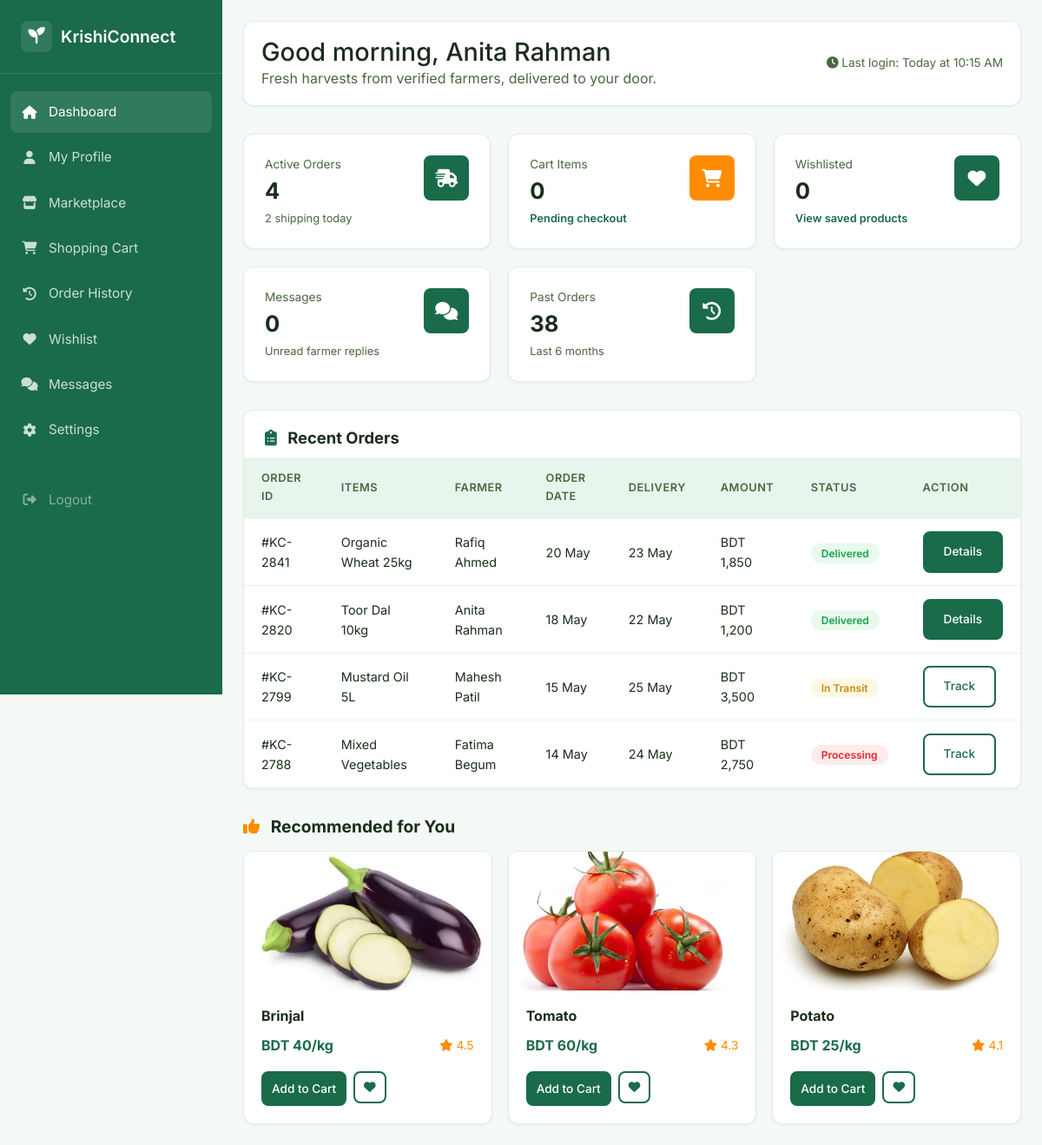
The app's page /pages/buyer-dashboard.php (signed in) with its own data.
### tables this page shows
CREATE TABLE users (
    id INT AUTO_INCREMENT PRIMARY KEY,
    full_name VARCHAR(120) NOT NULL,
    email VARCHAR(160) NOT NULL UNIQUE,
    phone VARCHAR(40) DEFAULT NULL,
    role ENUM('farmer','buyer','finance','admin') NOT NULL DEFAULT 'farmer',
    password_hash VARCHAR(255) NOT NULL,
    admin_pin_hash VARCHAR(255) DEFAULT NULL,
    status ENUM('active','pending','suspended') NOT NULL DEFAULT 'active',
    created_at TIMESTAMP DEFAULT CURRENT_TIMESTAMP,
    updated_at TIMESTAMP DEFAULT CURRENT_TIMESTAMP ON UPDATE CURRENT_TIMESTAMP
);

CREATE TABLE products (
    id INT AUTO_INCREMENT PRIMARY KEY,
    farmer_id INT NOT NULL,
    category_id INT NOT NULL,
    name VARCHAR(120) NOT NULL,
    variety VARCHAR(120),
    description TEXT,
    price DECIMAL(10,2) NOT NULL,
    unit VARCHAR(20) NOT NULL DEFAULT 'kg',
    quantity_available DECIMAL(10,2) NOT NULL DEFAULT 0,
    rating DECIMAL(3,2) DEFAULT 0,
    product_status ENUM('pending','approved','rejected') NOT NULL DEFAULT 'pending',
    status ENUM('active','inactive','sold_out') NOT NULL DEFAULT 'active',
    created_at TIMESTAMP DEFAULT CURRENT_TIMESTAMP,
    FOREIGN KEY (farmer_id) REFERENCES users(id) ON DELETE CASCADE,
    FOREIGN KEY (category_id) REFERENCES categories(id) ON DELETE RESTRICT
);

### app/includes/config.php (called while the page is built)
<?php
return [
    'db' => [
        'host' => getenv('KRISHI_DB_HOST') ?: '127.0.0.1',
        'port' => getenv('KRISHI_DB_PORT') ?: '3307',
        'name' => getenv('KRISHI_DB_NAME') ?: 'krishiconnect_db',
        'user' => getenv('KRISHI_DB_USER') ?: 'root',
        'pass' => getenv('KRISHI_DB_PASS') ?: '',
        'charset' => getenv('KRISHI_DB_CHARSET') ?: 'utf8mb4',
    ],
    'base_url' => getenv('KRISHI_BASE_URL') !== false ? getenv('KRISHI_BASE_URL') : null,
];

### app/includes/db.php (called while the page is built, shortened)
<?php
function db(): PDO
{
    static $pdo = null;
    if ($pdo instanceof PDO) {
        return $pdo;
    }
    $config = require __DIR__ . '/config.php';
    $db = $config['db'];
    $options = [
        PDO::ATTR_ERRMODE => PDO::ERRMODE_EXCEPTION,
        PDO::ATTR_DEFAULT_FETCH_MODE => PDO::FETCH_ASSOC,
        PDO::ATTR_TIMEOUT => 3,
    ];
    foreach (db_candidate_ports($db['port']) as $port) {
        try {
            try {
                $pdo = db_connect($db, $port, $options, true);
            } catch (PDOException $e) {
                if (!db_is_unknown_database($e)) {
                    throw $e;
                }
                $server = db_connect($db, $port, $options, false);
                db_create_database($server, $db['name'], $db['charset']);
                $pdo = db_connect($db, $port, $options, true);
            }
            return $pdo;
        } catch (PDOException $e) {
            $lastError = $e;
        }
    }
}
function db_candidate_ports(string $configured): array
{
    $ports = [];
    foreach ([$configured, '3306', '3307', '3308'] as $port) {
        $port = trim((string) $port);
        if ($port !== '' && !in_array($port, $ports, true)) {
            $ports[] = $port;
        }
    }
    return $ports;
}
function db_connect(array $db, string $port, array $options, bool $withDatabase): PDO
{
    if ($withDatabase) {
        $dsn = sprintf(
            'mysql:host=%s;port=%s;dbname=%s;charset=%s',
            $db['host'],
            $port,
            $db['name'],
            $db['charset']
        );
    }
    return new PDO($dsn, $db['user'], $db['pass'], $options);
}

### app/includes/helpers.php (called while the page is built, shortened)
<?php
function app_config(): array
{
    static $config = null;
    if ($config === null) {
        $config = require __DIR__ . '/config.php';
    }
    return $config;
}
function base_url(): string
{
    $base = app_config()['base_url'] ?? '';
    return rtrim($base, '/');
}
function url(string $path): string
{
    $base = base_url();
    $path = '/' . ltrim($path, '/');
    return $base . $path;
}
function asset_url(string $path): string
{
    return url($path);
}

### app/includes/auth.php (called while the page is built, shortened)
<?php
require_once __DIR__ . '/db.php';
require_once __DIR__ . '/helpers.php';
function current_user(): ?array
{
    $pdo = db();
    $stmt = $pdo->prepare('SELECT id, full_name, email, role, status FROM users WHERE id = ? LIMIT 1');
    $stmt->execute([$_SESSION['user_id']]);
    $user = $stmt->fetch();
    return $user ?: null;
}
function require_login(): void
{
    $user = current_user();
}
function require_role(string $role): array
{
    return require_roles([$role]);
}
function require_roles(array|string $roles): array
{
    require_login();
    $roles = is_array($roles) ? $roles : [$roles];
    $user = current_user();
    return $user;
}

### app/includes/cart.php (called while the page is built, shortened)
<?php
require_once __DIR__ . '/db.php';
function get_cart_items(int $userId): array
{
    $pdo = db();
    $stmt = $pdo->prepare(
        'SELECT ci.id AS cart_item_id, ci.quantity, ci.unit_price,
                p.id AS product_id, p.name, p.unit, p.quantity_available, p.price,
                u.full_name AS farmer_name,
                (SELECT image_path FROM product_images WHERE product_id = p.id AND is_primary = 1 LIMIT 1) AS image_path
         FROM carts c
         JOIN cart_items ci ON ci.cart_id = c.id
         JOIN products p ON p.id = ci.product_id
         JOIN users u ON u.id = p.farmer_id
         WHERE c.user_id = ? AND c.status = "open"
         ORDER BY ci.id DESC'
    );
    $stmt->execute([$userId]);
    return $stmt->fetchAll();
}

### app/includes/wishlist.php (called while the page is built, shortened)
<?php
require_once __DIR__ . '/db.php';
function wishlist_count(int $userId): int
{
    $pdo = db();
    $stmt = $pdo->prepare(
        'SELECT COUNT(*) AS total
         FROM wishlists w
         JOIN wishlist_items wi ON wi.wishlist_id = w.id
         WHERE w.user_id = ?'
    );
    $stmt->execute([$userId]);
    return (int)($stmt->fetch()['total'] ?? 0);
}

### pages/buyer-dashboard.php (the view, shortened to what this page needs)
<?php
require_once __DIR__ . '/../app/includes/auth.php';
require_once __DIR__ . '/../app/includes/helpers.php';
require_once __DIR__ . '/../app/includes/cart.php';
require_once __DIR__ . '/../app/includes/wishlist.php';
require_once __DIR__ . '/../app/includes/db.php';
$user = require_role('buyer');
$name = $user['full_name'] ?? 'Buyer';
$cartItems = get_cart_items((int)$user['id']);
$wishlistTotal = wishlist_count((int)$user['id']);
$unreadStmt = db()->prepare(
    'SELECT COUNT(*) AS total
     FROM messages m
     JOIN conversation_participants cp ON cp.conversation_id = m.conversation_id
     WHERE cp.user_id = ? AND m.sender_id <> ? AND m.read_at IS NULL'
);
$unreadStmt->execute([(int)$user['id'], (int)$user['id']]);
$unreadMessages = (int)($unreadStmt->fetch()['total'] ?? 0);
$recommended = db()->query(
    'SELECT p.*, c.name AS category_name,
        (SELECT image_path FROM product_images WHERE product_id = p.id AND is_primary = 1 LIMIT 1) AS image_path
     FROM products p
     JOIN categories c ON c.id = p.category_id
     WHERE p.status = "active" AND p.product_status = "approved"
     ORDER BY p.rating DESC, p.created_at DESC
     LIMIT 4'
)->fetchAll();
?>
<!DOCTYPE html>
<html lang="en">
<head>
    <link rel="stylesheet" href="<?= asset_url('css/styles.css'); ?>">
    <link rel="stylesheet" href="https://cdnjs.cloudflare.com/ajax/libs/font-awesome/6.5.1/css/all.min.css">
</head>
<body>
<div class="dashboard-layout">
    <aside class="sidebar">
        <div class="sidebar-header">
            <a href="<?= url('index.php'); ?>" class="logo">
                <span class="brand-mark"><i class="fas fa-seedling"></i></span>
                <span>KrishiConnect</span>
            </a>
        </div>
        <nav class="sidebar-nav">
            <a href="<?= url('pages/buyer-dashboard.php'); ?>" class="active"><i class="fas fa-home"></i> Dashboard</a>
            <a href="<?= url('pages/settings.php#profile'); ?>"><i class="fas fa-user"></i> My Profile</a>
            <a href="<?= url('pages/marketplace.php'); ?>"><i class="fas fa-store"></i> Marketplace</a>
            <a href="<?= url('pages/cart.php'); ?>"><i class="fas fa-shopping-cart"></i> Shopping Cart</a>
            <a href="<?= url('pages/order-tracking.php'); ?>"><i class="fas fa-history"></i> Order History</a>
            <a href="<?= url('pages/wishlist.php'); ?>"><i class="fas fa-heart"></i> Wishlist</a>
            <a href="<?= url('pages/messaging.php'); ?>"><i class="fas fa-comments"></i> Messages</a>
            <a href="<?= url('pages/settings.php'); ?>"><i class="fas fa-cog"></i> Settings</a>
            <a href="<?= url('app/actions/logout.php'); ?>" style="margin-top:2rem;opacity:.6"><i class="fas fa-sign-out-alt"></i> Logout</a>
        </nav>
    </aside>
    <main class="main-content">
        <div class="dash-header">
            <div><h1>Good morning, <?= htmlspecialchars($name); ?></h1><p>Fresh harvests from verified farmers, delivered to your door.</p></div>
            <div class="meta"><i class="fas fa-clock"></i> Last login: Today at 10:15 AM</div>
        </div>
        <div class="dash-cards">
            <div class="dash-card">
                <div class="info"><p>Active Orders</p><h3>4</h3><div class="sub">2 shipping today</div></div>
                <div class="icon green"><i class="fas fa-shipping-fast"></i></div>
            </div>
            <div class="dash-card">
                <div class="info"><p>Cart Items</p><h3><?= count($cartItems); ?></h3><div class="sub"><a href="<?= url('pages/cart.php'); ?>" style="color:var(--emerald);font-weight:600">Pending checkout</a></div></div>
                <div class="icon gold"><i class="fas fa-shopping-cart"></i></div>
            </div>
            <div class="dash-card">
                <div class="info"><p>Wishlisted</p><h3><?= $wishlistTotal; ?></h3><div class="sub"><a href="<?= url('pages/wishlist.php'); ?>" style="color:var(--emerald);font-weight:600">View saved products</a></div></div>
                <div class="icon navy"><i class="fas fa-heart"></i></div>
            </div>
            <a class="dash-card dash-card-link" href="<?= url('pages/messaging.php'); ?>">
                <div class="info"><p>Messages</p><h3><?= $unreadMessages; ?></h3><div class="sub">Unread farmer replies</div></div>
                <div class="icon green"><i class="fas fa-comments"></i></div>
            </a>
            <div class="dash-card">
                <div class="info"><p>Past Orders</p><h3>38</h3><div class="sub">Last 6 months</div></div>
                <div class="icon red"><i class="fas fa-history"></i></div>
            </div>
        </div>
        <div class="table-wrap">
            <h2><i class="fas fa-clipboard-list" style="color:var(--emerald);margin-right:8px"></i> Recent Orders</h2>
            <table>
                <thead><tr><th>Order ID</th><th>Items</th><th>Farmer</th><th>Order Date</th><th>Delivery</th><th>Amount</th><th>Status</th><th>Action</th></tr></thead>
                <tbody>
                    <tr><td>#KC-2841</td><td>Organic Wheat 25kg</td><td>Rafiq Ahmed</td><td>20 May</td><td>23 May</td><td>BDT 1,850</td><td><span class="badge-status badge-success">Delivered</span></td><td><a href="<?= url('pages/order-tracking.php'); ?>" class="btn btn-primary btn-sm">Details</a></td></tr>
                    <tr><td>#KC-2820</td><td>Toor Dal 10kg</td><td>Anita Rahman</td><td>18 May</td><td>22 May</td><td>BDT 1,200</td><td><span class="badge-status badge-success">Delivered</span></td><td><a href="<?= url('pages/order-tracking.php'); ?>" class="btn btn-primary btn-sm">Details</a></td></tr>
                    <tr><td>#KC-2799</td><td>Mustard Oil 5L</td><td>Mahesh Patil</td><td>15 May</td><td>25 May</td><td>BDT 3,500</td><td><span class="badge-status badge-warning">In Transit</span></td><td><a href="<?= url('pages/order-tracking.php'); ?>" class="btn btn-outline btn-sm">Track</a></td></tr>
                    <tr><td>#KC-2788</td><td>Mixed Vegetables</td><td>Fatima Begum</td><td>14 May</td><td>24 May</td><td>BDT 2,750</td><td><span class="badge-status badge-danger">Processing</span></td><td><a href="<?= url('pages/order-tracking.php'); ?>" class="btn btn-outline btn-sm">Track</a></td></tr>
                </tbody>
            </table>
        </div>
        <h2 style="font-size:1.2rem;margin:1.5rem 0 1rem"><i class="fas fa-thumbs-up" style="color:var(--gold);margin-right:8px"></i> Recommended for You</h2>
        <div class="product-grid">
            <?php foreach ($recommended as $product): ?>
                <div class="product-card">
                    <div class="img-wrap" style="height: 160px;"><img src="<?= asset_url($product['image_path'] ?: 'images/vegetables/tomato.jpg'); ?>" alt="<?= htmlspecialchars($product['name']); ?>"></div>
                    <div class="details">
                        <h3 style="font-size:1rem"><?= htmlspecialchars($product['name']); ?></h3>
                        <div class="price-row"><span class="price" style="font-size:1rem">BDT <?= number_format((float)$product['price'], 0); ?>/<?= htmlspecialchars($product['unit']); ?></span><span class="rating"><i class="fas fa-star"></i> <?= number_format((float)$product['rating'], 1); ?></span></div>
                        <div class="actions">
                            <form method="post" action="<?= url('app/actions/cart_add.php'); ?>">
                                <button class="btn btn-primary btn-sm" type="submit">Add to Cart</button>
                            </form>
                            <form method="post" action="<?= url('app/actions/wishlist_add.php'); ?>">
                                <button class="btn btn-outline btn-sm" type="submit" aria-label="Save to wishlist"><i class="fas fa-heart"></i></button>
                            </form>
                        </div>
                    </div>
                </div>
            <?php endforeach; ?>
        </div>
    </main>
</div>
</body>
</html>

### records on screen
users: full_name "Anita Rahman"
products: shows a picture, name "Brinjal", price "40", unit "kg", rating "4.5"
products: shows a picture, name "Tomato", price "60", unit "kg", rating "4.3"
products: shows a picture, name "Potato", price "25", unit "kg", rating "4.1"

### other values on screen
count($cartItems) "0"
$wishlistTotal "0"
$unreadMessages "0"
